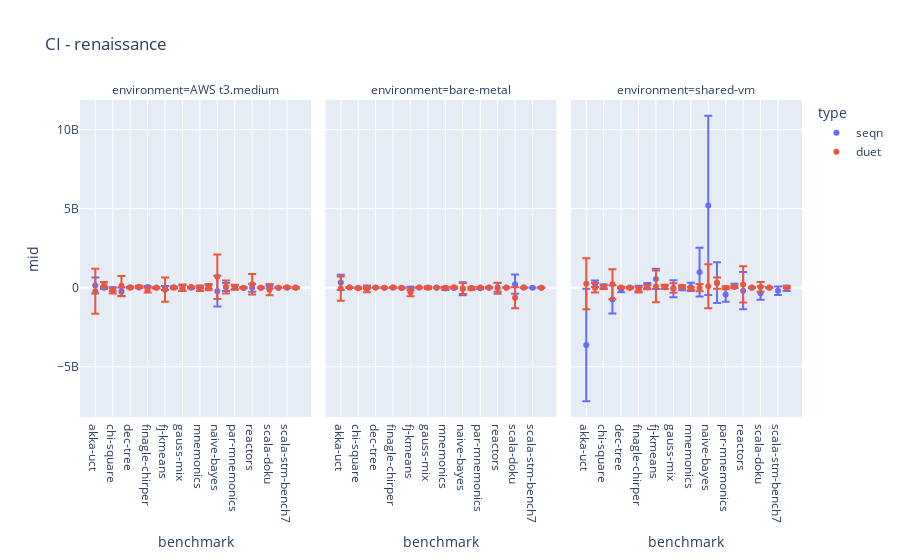

This figure's notebook cell:
### Code cell
for suite in unique_suites:
    suite_mask = df_ci[RF.suite] == suite
    if suite_mask.any():
        fig = px.scatter(
            df_ci[suite_mask],
            x="benchmark",
            y="mid",
            error_y="err",
            color=RF.type,
            facet_col=DF.env,
            title=f"CI - {suite}",
        )
        fig.update_xaxes(categoryorder="category ascending")
        fig.show()

### Figure 1 — Plotly figure (JSON) as saved in the notebook; plotly's stock layout.template omitted (floating-point values rounded to 4 significant figures)
{"data": [{"error_y": {"array": [505500000.0, 75460000.0, 125200000.0, 255600000.0, 26490000.0, 31670000.0, 56160000.0, 23270000.0, 127700000.0, 41270000.0, 176200000.0, 43900000.0, 45470000.0, 122000000.0, 972800000.0, 247700000.0, 108100000.0, 21020000.0, 248100000.0, 6388000.0, 84920000.0, 2985000.0, 19840000.0, 24740000.0]}, "hovertemplate": "type=seqn<br>environment=AWS t3.medium<br>benchmark=%{x}<br>mid=%{y}<extra></extra>", "legendgroup": "seqn", "marker": {"color": "#636efa", "symbol": "circle"}, "mode": "markers", "name": "seqn", "orientation": "v", "showlegend": true, "type": "scatter", "x": ["akka-uct", "als", "chi-square", "db-shootout", "dec-tree", "dotty", "finagle-chirper", "finagle-http", "fj-kmeans", "future-genetic", "gauss-mix", "log-regression", "mnemonics", "movie-lens", "naive-bayes", "page-rank", "par-mnemonics", "philosophers", "reactors", "rx-scrabble", "scala-doku", "scala-kmeans", "scala-stm-bench7", "scrabble"], "xaxis": "x", "y": [137900000.0, -3392000.0, -95640000.0, -250000000.0, 29740000.0, 12240000.0, 44320000.0, 2694000.0, -19930000.0, 27510000.0, -23900000.0, -3009000.0, 4948000.0, 60400000.0, -226800000.0, 40170000.0, 4436000.0, -18880000.0, -12850000.0, 505100.0, 29680000.0, -2807000.0, -6587000.0, 5899000.0], "yaxis": "y"}, {"error_y": {"array": [480600000.0, 16240000.0, 18450000.0, 67690000.0, 8307000.0, 5972000.0, 19670000.0, 8270000.0, 114300000.0, 8493000.0, 70090000.0, 7347000.0, 91230000.0, 41250000.0, 415300000.0, 46150000.0, 44200000.0, 28100000.0, 278800000.0, 2472000.0, 611100000.0, 1927000.0, 9417000.0, 21390000.0]}, "hovertemplate": "type=seqn<br>environment=bare-metal<br>benchmark=%{x}<br>mid=%{y}<extra></extra>", "legendgroup": "seqn", "marker": {"color": "#636efa", "symbol": "circle"}, "mode": "markers", "name": "seqn", "orientation": "v", "showlegend": false, "type": "scatter", "x": ["akka-uct", "als", "chi-square", "db-shootout", "dec-tree", "dotty", "finagle-chirper", "finagle-http", "fj-kmeans", "future-genetic", "gauss-mix", "log-regression", "mnemonics", "movie-lens", "naive-bayes", "page-rank", "par-mnemonics", "philosophers", "reactors", "rx-scrabble", "scala-doku", "scala-kmeans", "scala-stm-bench7", "scrabble"], "xaxis": "x2", "y": [330400000.0, 4559000.0, -4403000.0, -9251000.0, 2892000.0, -2145000.0, -9025000.0, -2732000.0, -55790000.0, 4299000.0, 12220000.0, -6454000.0, -54790000.0, -19890000.0, -67090000.0, -24980000.0, -35760000.0, -4127000.0, 18810000.0, 1423000.0, 220300000.0, 2085000.0, -3880000.0, -4497000.0], "yaxis": "y2"}, {"error_y": {"array": [3558000000.0, 206700000.0, 116500000.0, 886900000.0, 163800000.0, 40690000.0, 177000000.0, 170400000.0, 639700000.0, 102800000.0, 535300000.0, 129300000.0, 256500000.0, 1540000000.0, 5666000000.0, 1294000000.0, 449200000.0, 134400000.0, 1173000000.0, 17650000.0, 414000000.0, 18280000.0, 263500000.0, 160100000.0]}, "hovertemplate": "type=seqn<br>environment=shared-vm<br>benchmark=%{x}<br>mid=%{y}<extra></extra>", "legendgroup": "seqn", "marker": {"color": "#636efa", "symbol": "circle"}, "mode": "markers", "name": "seqn", "orientation": "v", "showlegend": false, "type": "scatter", "x": ["akka-uct", "als", "chi-square", "db-shootout", "dec-tree", "dotty", "finagle-chirper", "finagle-http", "fj-kmeans", "future-genetic", "gauss-mix", "log-regression", "mnemonics", "movie-lens", "naive-bayes", "page-rank", "par-mnemonics", "philosophers", "reactors", "rx-scrabble", "scala-doku", "scala-kmeans", "scala-stm-bench7", "scrabble"], "xaxis": "x3", "y": [-3626000000.0, 243900000.0, 82110000.0, -742900000.0, -120600000.0, 15050000.0, -63840000.0, 129000000.0, 551000000.0, 19910000.0, -73840000.0, -38930000.0, 46630000.0, 978900000.0, 5206000000.0, 316500000.0, -439100000.0, 116900000.0, -189200000.0, -12200000.0, -347400000.0, -959200.0, -197500000.0, -46970000.0], "yaxis": "y3"}, {"error_y": {"array": [1423000000.0, 194800000.0, 174900000.0, 636400000.0, 41860000.0, 62260000.0, 161900000.0, 46460000.0, 767900000.0, 39590000.0, 203500000.0, 41410000.0, 172700000.0, 198700000.0, 1407000000.0, 414000000.0, 154500000.0, 33330000.0, 651800000.0, 9248000.0, 355800000.0, 3479000.0, 32400000.0, 45380000.0]}, "hovertemplate": "type=duet<br>environment=AWS t3.medium<br>benchmark=%{x}<br>mid=%{y}<extra></extra>", "legendgroup": "duet", "marker": {"color": "#EF553B", "symbol": "circle"}, "mode": "markers", "name": "duet", "orientation": "v", "showlegend": true, "type": "scatter", "x": ["akka-uct", "als", "chi-square", "db-shootout", "dec-tree", "dotty", "finagle-chirper", "finagle-http", "fj-kmeans", "future-genetic", "gauss-mix", "log-regression", "mnemonics", "movie-lens", "naive-bayes", "page-rank", "par-mnemonics", "philosophers", "reactors", "rx-scrabble", "scala-doku", "scala-kmeans", "scala-stm-bench7", "scrabble"], "xaxis": "x", "y": [-224100000.0, 164600000.0, -190100000.0, 96460000.0, -2166000.0, 54250000.0, -152800000.0, -1196000.0, -129800000.0, -11150000.0, -7884000.0, 35050000.0, -32600000.0, 39260000.0, 692100000.0, 39320000.0, 22690000.0, -7167000.0, 217300000.0, 655600.0, -131700000.0, -1279000.0, 26620000.0, -12220000.0], "yaxis": "y"}, {"error_y": {"array": [774700000.0, 23400000.0, 29810000.0, 213200000.0, 5419000.0, 13490000.0, 19440000.0, 30870000.0, 262300000.0, 17600000.0, 53130000.0, 17960000.0, 69840000.0, 35520000.0, 343200000.0, 93980000.0, 39220000.0, 10980000.0, 344900000.0, 2316000.0, 662500000.0, 1654000.0, 20150000.0]}, "hovertemplate": "type=duet<br>environment=bare-metal<br>benchmark=%{x}<br>mid=%{y}<extra></extra>", "legendgroup": "duet", "marker": {"color": "#EF553B", "symbol": "circle"}, "mode": "markers", "name": "duet", "orientation": "v", "showlegend": false, "type": "scatter", "x": ["akka-uct", "als", "chi-square", "db-shootout", "dec-tree", "dotty", "finagle-chirper", "finagle-http", "fj-kmeans", "future-genetic", "gauss-mix", "log-regression", "mnemonics", "movie-lens", "naive-bayes", "page-rank", "par-mnemonics", "philosophers", "reactors", "rx-scrabble", "scala-doku", "scala-kmeans", "scrabble"], "xaxis": "x2", "y": [-61810000.0, 2953000.0, -42850000.0, -78160000.0, -416400.0, -12520000.0, 19300000.0, -30400000.0, -285200000.0, 8194000.0, -10160000.0, 3510000.0, -5813000.0, 20380000.0, -54990000.0, -46530000.0, 6963000.0, 12010000.0, -38040000.0, 239000.0, -636800000.0, 1373000.0, -10100000.0], "yaxis": "y2"}, {"error_y": {"array": [1618000000.0, 306200000.0, 107100000.0, 950100000.0, 48770000.0, 27990000.0, 166200000.0, 137300000.0, 1006000000.0, 131100000.0, 301000000.0, 91210000.0, 90910000.0, 229200000.0, 1392000000.0, 356200000.0, 99580000.0, 68060000.0, 1146000000.0, 9439000.0, 309400000.0, 20200000.0, 58800000.0]}, "hovertemplate": "type=duet<br>environment=shared-vm<br>benchmark=%{x}<br>mid=%{y}<extra></extra>", "legendgroup": "duet", "marker": {"color": "#EF553B", "symbol": "circle"}, "mode": "markers", "name": "duet", "orientation": "v", "showlegend": false, "type": "scatter", "x": ["akka-uct", "als", "chi-square", "db-shootout", "dec-tree", "dotty", "finagle-chirper", "finagle-http", "fj-kmeans", "future-genetic", "gauss-mix", "log-regression", "mnemonics", "movie-lens", "naive-bayes", "page-rank", "par-mnemonics", "philosophers", "reactors", "rx-scrabble", "scala-doku", "scala-kmeans", "scrabble"], "xaxis": "x3", "y": [242900000.0, -6376000.0, 22420000.0, 220900000.0, 10290000.0, -29050000.0, -146600000.0, 29410000.0, 79540000.0, 59020000.0, -17100000.0, 54580000.0, -58850000.0, 427200.0, 87160000.0, 286400000.0, -6674000.0, 42980000.0, 205100000.0, 2546000.0, 47660000.0, 2085000.0, 16150000.0], "yaxis": "y3"}], "layout": {"annotations": [{"font": {}, "showarrow": false, "text": "environment=AWS t3.medium", "x": 0.16, "xanchor": "center", "xref": "paper", "y": 1, "yanchor": "bottom", "yref": "paper"}, {"font": {}, "showarrow": false, "text": "environment=bare-metal", "x": 0.5, "xanchor": "center", "xref": "paper", "y": 1, "yanchor": "bottom", "yref": "paper"}, {"font": {}, "showarrow": false, "text": "environment=shared-vm", "x": 0.84, "xanchor": "center", "xref": "paper", "y": 1, "yanchor": "bottom", "yref": "paper"}], "legend": {"title": {"text": "type"}, "tracegroupgap": 0}, "title": {"text": "CI - renaissance"}, "xaxis": {"anchor": "y", "categoryorder": "category ascending", "domain": [0, 0.32], "title": {"text": "benchmark"}}, "xaxis2": {"anchor": "y2", "categoryorder": "category ascending", "domain": [0.34, 0.66], "matches": "x", "title": {"text": "benchmark"}}, "xaxis3": {"anchor": "y3", "categoryorder": "category ascending", "domain": [0.68, 1.0], "matches": "x", "title": {"text": "benchmark"}}, "yaxis": {"anchor": "x", "domain": [0, 1], "title": {"text": "mid"}}, "yaxis2": {"anchor": "x2", "domain": [0, 1], "matches": "y", "showticklabels": false}, "yaxis3": {"anchor": "x3", "domain": [0, 1], "matches": "y", "showticklabels": false}}}
